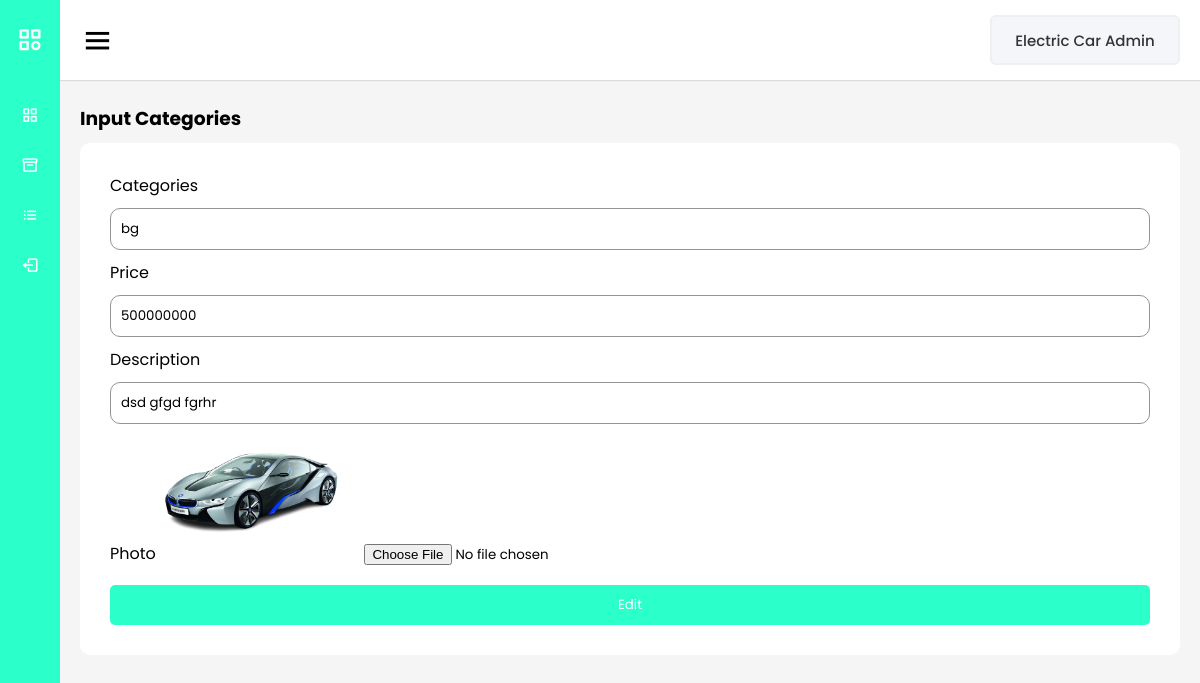
The page /categories-edit.php?id=13 on the database its author committed.
### tables this page shows
CREATE TABLE `tb_categories` (
  `id` int(11) NOT NULL,
  `photo` varchar(50) NOT NULL,
  `categories` varchar(50) NOT NULL,
  `price` int(11) NOT NULL,
  `description` text NOT NULL
);

### categories-edit.php (the view, shortened to what this page needs)
<?php
  include 'koneksi.php';
  $id = $_GET['id'];
  $sql = "SELECT * FROM tb_categories WHERE id = '$id'";
  $result = mysqli_query($koneksi, $sql);
  $data = mysqli_fetch_assoc($result);
?>
<!DOCTYPE html>
<html lang="en">
<head>
   <link rel="stylesheet" href="style/admin.css" />
   <link
	href="https://unpkg.com/boxicons@2.0.7/css/boxicons.min.css"
			rel="stylesheet" />
</head>
<body>
   <div class="sidebar">
	<div class="logo-details">
	   <i class="bx bx-category"></i>
	   <span class="logo_name">SI Mobil Listrik</span>
	</div>
	<ul class="nav-links">
	   <li>
		<a href="admin.php">
		   <i class="bx bx-grid-alt"></i>
		   <span class="links_name">Dashboard</span>
		</a>
	   </li>
	   <li>
		<a href="categories.php" class="active">
		   <i class="bx bx-box"></i>
		   <span class="links_name">Categories</span>
		</a>
	   </li>
	   <li>
		<a href="transaction.php">
		   <i class="bx bx-list-ul"></i>
		   <span class="links_name">Transaction</span>
		</a>
	   </li>
	   <li>
		<a href="logout.php">
		   <i class="bx bx-log-out"></i>
		   <span class="links_name">Log out</span>
		</a>
	   </li>
	</ul>
   </div>
   <section class="home-section">
	<nav>
	   <div class="sidebar-button">
		<i class="bx bx-menu sidebarBtn"></i>
	   </div>
	   <div class="profile-details">
		<span class="admin_name">Electric Car Admin</span>
	   </div>
	</nav>
	<div class="home-content">
	   <h3>Input Categories</h3>
	   <div class="form-login">
		<form
              action="categories-proses.php"
              method="post"
              enctype="multipart/form-data"
            >
               <label for="categories">Categories</label>
               <input
                 class="input"
                 type="text"
                 name="categories"
                 id="categories"
                 placeholder="Categories"
                 value="<?= $data['categories'] ?>"
               />
               <label for="categories">Price</label>
               <input
                 class="input"
                 type="text"
                 name="price"
                 id="price"
                 placeholder="Price"
                 value="<?= $data['price']?>"
               />
                <label for="categories">Description</label>
                <input
                  class="input"
                  type="text"
                  name="description"
                  id="Description"
                  placeholder="Description"
                  value="<?= $data['description']?>"
                />
               <label for="photo">Photo</label>
               <img src="img_categories/<?= $data['photo'] ?>" alt="" width="200px">
               <input
                 type="file"
                 name="photo"
                 id="photo"
                 style="margin-bottom: 20px"
               />
               <button type="submit" class="btn btn-simpan" name="edit">
                 Edit
               </button>
          </form>
	   </div>
    </div>
  </section>
</body>
</html>

### style/Admin.css (style rules this page uses)
* { margin: 0; padding: 0; box-sizing: border-box; font-family: "Poppins", sans-serif; }
.sidebar { position: fixed; height: 100%; width: 240px; background: #2bffca; transition: all 0.5s ease; }
.sidebar .logo-details { height: 80px; display: flex; align-items: center; }
.sidebar .logo-details i { font-size: 28px; font-weight: 500; color: #fff; min-width: 60px; text-align: center; }
.sidebar .logo-details .logo_name { color: #fff; font-size: 24px; font-weight: 500; }
.sidebar .nav-links { margin-top: 10px; }
.sidebar .nav-links li { position: relative; list-style: none; height: 50px; }
.sidebar .nav-links li a { height: 100%; width: 100%; display: flex; align-items: center; text-decoration: none; transition: all 0.4s ease; }
.sidebar .nav-links li a.active { background: #2bffca; }
.sidebar .nav-links li i { min-width: 60px; text-align: center; font-size: 18px; color: #fff; }
.sidebar .nav-links li a .links_name { color: #fff; font-size: 15px; font-weight: 400; white-space: nowrap; }
.home-section { position: relative; background: #f5f5f5; min-height: 100vh; width: calc(100% - 240px); left: 240px; transition: all 0.5s ease; }
.home-section nav { display: flex; justify-content: space-between; height: 80px; background: #fff; display: flex; align-items: center; position: fixed; width: calc(100% - 240px); left: 240px; z-index: 100; padding: 0 20px; box-shadow: 0 1px 1px rgba(0, 0, 0, 0.1); transition: all 0.5s ease; }
.home-section nav .sidebar-button { display: flex; align-items: center; font-size: 24px; font-weight: 500; }
nav .sidebar-button i { font-size: 35px; margin-right: 10px; }
.home-section nav .profile-details { display: flex; align-items: center; justify-content: center; background: #f5f6fa; border: 2px solid #efeef1; border-radius: 6px; height: 50px; min-width: 190px; }
nav .profile-details .admin_name { font-size: 15px; font-weight: 500; color: #333; white-space: nowrap; }
.home-section .home-content { position: relative; padding-top: 104px; padding-left: 20px; padding-right: 20px; }
.btn { background-color: #2bffca; color: white; padding: 10px 20px; border: none; border-radius: 5px; cursor: pointer; }
.btn-simpan { width: 100%; }
.form-login { display: flex; flex-direction: column; align-items: center; background-color: white; padding: 30px; margin: 10px auto; border-radius: 10px; }
.input { width: 100%; margin: 10px 0; padding: 10px; border-radius: 10px; border: 1px solid rgb(148, 148, 148); }
@media (max-width: 1240px) { .sidebar { width: 60px; } }
@media (max-width: 1240px) { .home-section { width: calc(100% - 60px); left: 60px; } }
@media (max-width: 1240px) { .home-section nav { width: calc(100% - 60px); left: 60px; } }

### rows shown on the page
tb_categories: categories "bg", price "500000000", description "dsd gfgd fgrhr", photo (picture)
